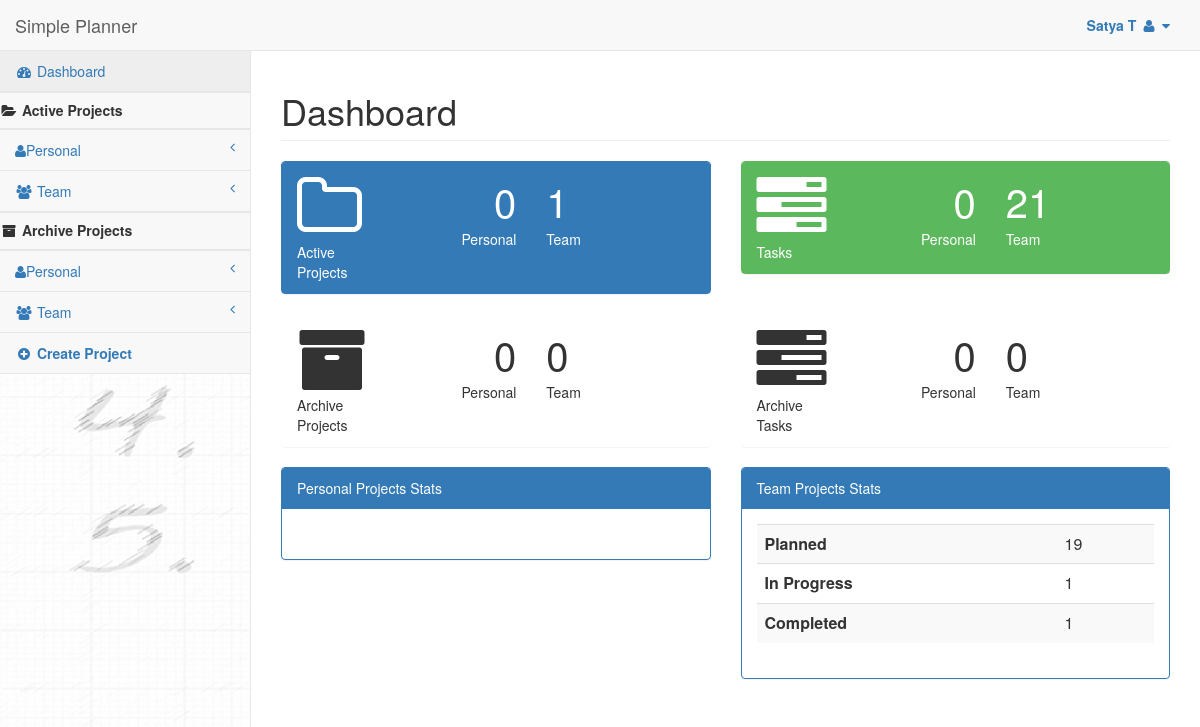
Screenshot of / (signed in) with the database file from the repository.
### tasks/models.py (models this page shows, shortened)
class Bucket(models.Model):
    project = models.ForeignKey(Project, on_delete=models.CASCADE)
    name = models.CharField(max_length=200)
    seq = models.IntegerField()

### tasks/views.py (the view)
# urls.py: path("", views.home_view, name="home"),
def home_view(request):
    if not request.user.is_authenticated:
        return render(request, "tasks/login.html", {"message": 'Please Login for managing Tasks'})
    userProjects = UserProject.objects.filter(user=request.user)
    projectDict = {'Active_Personal':[], 'Active_Team':[], 'Archive_Personal':[],'Archive_Team':[] }
    l_act_p_count =0
    l_act_t_count =0
    l_arch_p_count =0
    l_arch_t_count =0
    for uProj in userProjects:
        if uProj.project.p_type == 'P':
            if uProj.project.status == 'A':
                projectDict['Active_Personal'].append({'id':uProj.project.id,'name':uProj.project.name, 'role':uProj.get_role_display() })
                l_act_p_count = l_act_p_count+1
            else:
                projectDict['Archive_Personal'].append({'id':uProj.project.id,'name':uProj.project.name, 'role':uProj.get_role_display() })
                l_arch_p_count = l_arch_p_count +1
        else:
            if uProj.project.status == 'A':
                projectDict['Active_Team'].append({'id':uProj.project.id,'name':uProj.project.name, 'role':uProj.get_role_display() })
                l_act_t_count = l_act_t_count + 1
            else:
                projectDict['Archive_Team'].append({'id':uProj.project.id,'name':uProj.project.name, 'role':uProj.get_role_display() })
                l_arch_t_count = l_arch_t_count + 1
    l_p_task_count = Task.objects.filter(project__in= Project.objects.filter(userproject__user = request.user, p_type='P', status='A')).count()
    l_t_task_count = Task.objects.filter(project__in= Project.objects.filter(userproject__user = request.user, p_type='T', status='A')).count()
    l_ap_task_count = Task.objects.filter(project__in= Project.objects.filter(userproject__user = request.user, p_type='P', status='D')).count()
    l_at_task_count = Task.objects.filter(project__in= Project.objects.filter(userproject__user = request.user, p_type='T', status='D')).count()
    p_tasks_stat = Task.objects.filter(project__in= Project.objects.filter(userproject__user = request.user, p_type='P', status='A')).values('bucket__name').annotate(entries=Count('id')).order_by('bucket__seq')
    t_tasks_stat = Task.objects.filter(project__in= Project.objects.filter(userproject__user = request.user, p_type='T', status='A')).values('bucket__name').annotate(entries=Count('id')).order_by('bucket__seq')
    print(f"Personal Tasks: {p_tasks_stat}")
    print(f"Team Tasks: {t_tasks_stat}")
    context= {'projectDict':projectDict, 'user':request.user.get_full_name(),
                'l_act_p_count':l_act_p_count,'l_act_t_count':l_act_t_count,
                'l_arch_p_count':l_arch_p_count,'l_arch_t_count':l_arch_t_count
               ,'l_p_task_count':l_p_task_count,'l_t_task_count':l_t_task_count
               , 'l_act_tot_count':l_act_p_count+l_act_t_count
               ,'l_ap_task_count':l_ap_task_count
               ,'l_at_task_count':l_at_task_count
               ,'p_tasks_stat':p_tasks_stat
               ,'t_tasks_stat':t_tasks_stat
    }
    return render(request, "tasks/home.html", context)

### tasks/templates/tasks/home.html (shortened to what this page needs)
{% extends "tasks/base.html" %} {% block title %} Simple Planner {% endblock %} {% block body %}
<div id="wrapper">
    <nav class="navbar navbar-default navbar-static-top" role="navigation" style="margin-bottom: 0">
        <div class="navbar-header">
            <a class="navbar-brand" href="{% url 'home' %}">Simple Planner</a>
        </div>
        <ul class="nav navbar-top-links navbar-right">
            <li class="dropdown">
                <a class="dropdown-toggle" data-toggle="dropdown" href="#">
                    <strong> {{user}} </strong> <i class="fa fa-user fa-fw"></i> <i class="fa fa-caret-down"></i>
                </a>
            </li>
        </ul>
        <div class="navbar-default sidebar" role="navigation">
            <div class="sidebar-nav navbar-collapse">
                <ul class="nav" id="side-menu">
                    <li>
                        <a href="{% url 'home' %}"><i class="fa fa-dashboard fa-fw"></i> Dashboard</a>
                    </li>
                    <li class="divider"></li>
                    <li>
                        <h5>
                            <i class="fa fa-folder-open fa-fw"></i>
                            <strong>Active Projects</strong>
                        </h5>
                    </li>
                    <li class="divider"></li>
                    <li>
                        <a href="#"><i class="fa fa-user"></i>Personal<span class="fa arrow"></span></a>
                    </li>
                    <li>
                        <a href="#"><i class="fa fa-group fa-fw"></i> Team<span class="fa arrow"></span></a>
                    </li>
                    <li class="divider"></li>
                    <li>
                        <h5>
                            <i class="fa  fa-archive fa-fw"></i>
                            <strong>Archive Projects</strong>
                        </h5>
                    </li>
                    <li class="divider"></li>
                    <li>
                        <a href="#"><i class="fa fa-user"></i>Personal<span class="fa arrow"></span></a>
                    </li>
                    <li>
                        <a href="#"><i class="fa fa-group fa-fw"></i> Team<span class="fa arrow"></span></a>
                    </li>
                    <li>
                        <a href="{% url 'createproject' %}"><strong><i class="fa fa-plus-circle fa-fw"></i> Create Project </strong></a>
                    </li>
                </ul>
            </div>
        </div>
    </nav>
    <div id="page-wrapper">
        {%if l_act_tot_count == 0 %}
        <div class="container">
            <div class="jumbotron jumbotron-fluid text-center" style="margin-top:10px;">
                <h1 class="display-4">Welcome to Simple Planner !</h1>
                <p class="lead">This is a simple planning tool that enables users and teams to create plans, assemble and assign tasks and collaborate with other users</p>
                <hr class="my-4">
                <p>Create your Personal or Team Task list NOW</p>
                <p class="lead">
                    <a class="btn btn-primary btn-lg" href="{% url 'createproject' %}" role="button">Create</a>
                </p>
            </div>
        </div>
        {% else %}
        <div class="row">
            <div class="col-lg-12">
                <h1 class="page-header">Dashboard</h1>
            </div>
        </div>
        <div class="row">
            <div class="col-lg-6 col-md-6">
                <div class="panel panel-primary">
                    <div class="panel-heading">
                        <div class="row">
                            <div class="col-xs-2">
                                <i class="fa fa-folder-o fa-5x"></i>
                                <div>Active Projects</div>
                            </div>
                            <div class="col-xs-5 text-right">
                                <div class="huge">{{l_act_p_count}}</div>
                                <div>Personal</div>
                            </div>
                            <div class="col-xs-5 text-left">
                                <div class="huge">{{l_act_t_count}}</div>
                                <div>Team</div>
                            </div>
                        </div>
                    </div>
                </div>
            </div>
            <div class="col-lg-6 col-md-6">
                <div class="panel panel-green">
                    <div class="panel-heading">
                        <div class="row">
                            <div class="col-xs-2">
                                <i class="fa fa-tasks fa-5x"></i>
                                <div>Tasks</div>
                            </div>
                            <div class="col-xs-5 text-right">
                                <div class="huge">{{l_p_task_count}}</div>
                                <div>Personal</div>
                            </div>
                            <div class="col-xs-5 text-left">
                                <div class="huge">{{l_t_task_count}}</div>
                                <div>Team</div>
                            </div>
                        </div>
                    </div>
                </div>
            </div>
        </div>
        <div class="row">
            <div class="col-lg-6 col-md-6">
                <div class="panel panel-secondary">
                    <div class="panel-heading">
                        <div class="row">
                            <div class="col-xs-2">
                                <i class="fa fa-archive fa-5x"></i>
                                <div>Archive Projects</div>
                            </div>
                            <div class="col-xs-5 text-right">
                                <div class="huge">{{l_arch_p_count}}</div>
                                <div>Personal</div>
                            </div>
                            <div class="col-xs-5 text-left">
                                <div class="huge">{{l_arch_t_count}}</div>
                                <div>Team</div>
                            </div>
                        </div>
                    </div>
                </div>
            </div>
            <div class="col-lg-6 col-md-6">
                <div class="panel panel-secondary">
                    <div class="panel-heading">
                        <div class="row">
                            <div class="col-xs-2">
                                <i class="fa fa-tasks fa-5x"></i>
                                <div>Archive Tasks</div>
                            </div>
                            <div class="col-xs-5 text-right">
                                <div class="huge">{{l_ap_task_count}}</div>
                                <div>Personal</div>
                            </div>
                            <div class="col-xs-5 text-left">
                                <div class="huge">{{l_at_task_count}}</div>
                                <div>Team</div>
                            </div>
                        </div>
                    </div>
                </div>
            </div>
        </div>
            <div class="row">
                <div class="col-lg-6">
                    <div class="panel panel-primary">
                        <div class="panel-heading">
                             Personal Projects Stats
                        </div>
                        <div class="panel-body">
                        </div>
                    </div>
					</div>
					<div class="col-lg-6">
                    <div class="panel panel-primary">
                        <div class="panel-heading">
                             Team Projects Stats
                        </div>
                        <div class="panel-body">
                             <table class="table table-striped">
                               <tbody>
                                   {% for t_tasks in t_tasks_stat  %}
                                   <tr>
                                      <th scope="row">{{t_tasks.bucket__name}}</th>
                                      <td>{{t_tasks.entries}}</td>
                                   {% endfor %}
                               </tbody>
                             </table>
                            </div>
                    </div>
					</div>
                </div>
    </div>
    {% endif %} {% endblock %}

### rows the page displays
Bucket: bucket__name "Planned", entries "19"
Bucket: bucket__name "In Progress", entries "1"
Bucket: bucket__name "Completed", entries "1"

### other values shown
{{ user }} "Satya T"
{{ l_act_p_count }} "0"
{{ l_act_t_count }} "1"
{{ l_p_task_count }} "0"
{{ l_t_task_count }} "21"
{{ l_arch_p_count }} "0"
{{ l_arch_t_count }} "0"
{{ l_ap_task_count }} "0"
{{ l_at_task_count }} "0"
